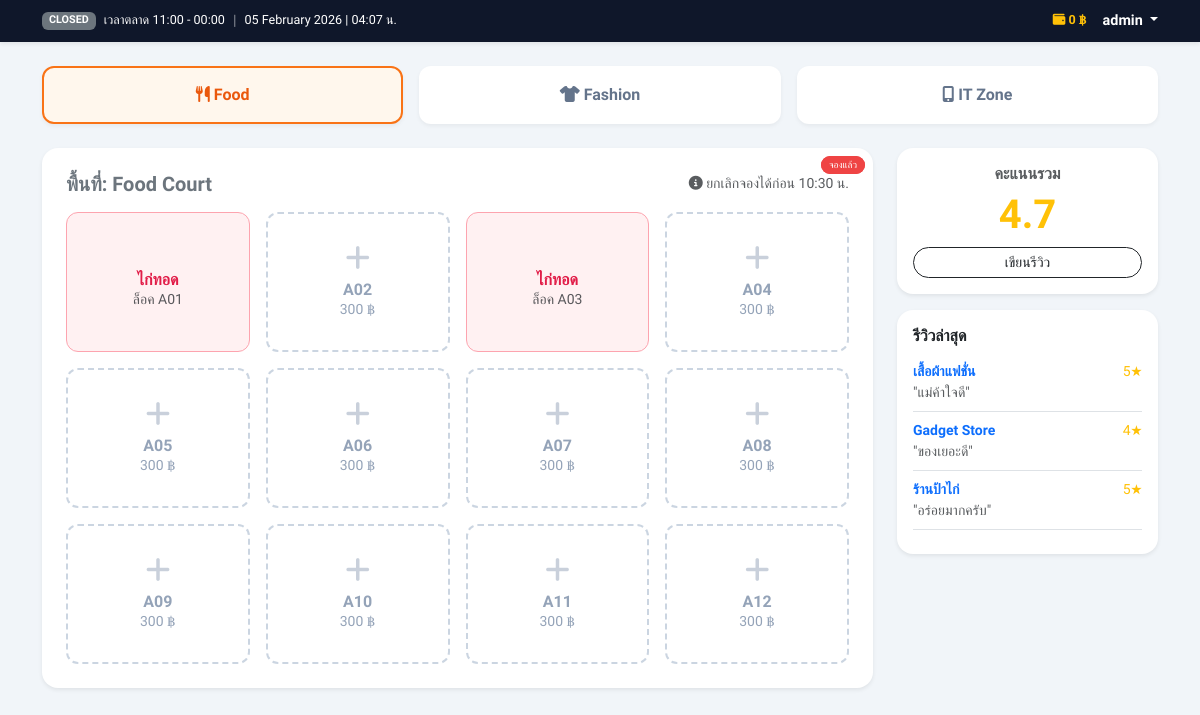
The page / (signed in) on the database its author committed.
### tables this page shows
CREATE TABLE users (
        id INTEGER PRIMARY KEY AUTOINCREMENT,
        username TEXT UNIQUE NOT NULL,
        password TEXT NOT NULL,
        role TEXT DEFAULT 'user',
        credit INTEGER DEFAULT 0 
    );

CREATE TABLE stalls (
        id INTEGER PRIMARY KEY AUTOINCREMENT,
        name TEXT NOT NULL,
        zone TEXT NOT NULL,
        price INTEGER NOT NULL,
        status TEXT DEFAULT 'available', 
        shop_name TEXT DEFAULT '',
        phone TEXT DEFAULT '',
        product_category TEXT DEFAULT '',
        booking_date TEXT DEFAULT '',
        booked_by INTEGER,
        payment_ref TEXT DEFAULT '',
        payment_status TEXT DEFAULT 'pending' 
    );

CREATE TABLE reviews (
        id INTEGER PRIMARY KEY AUTOINCREMENT,
        shop_name TEXT NOT NULL,
        rating INTEGER NOT NULL,
        comment TEXT,
        reviewer_name TEXT,
        created_at TIMESTAMP DEFAULT CURRENT_TIMESTAMP
    );

### app.py (the view)
@app.route('/')
def index():
    check_and_reset_daily()
    info = get_market_info()
    search = request.args.get('q', '')
    active_zone = request.args.get('zone', 'Food Court')
    conn = get_db()
    current_user = None
    if 'user_id' in session:
        current_user = conn.execute("SELECT * FROM users WHERE id=?", (session['user_id'],)).fetchone()
        session['credit'] = current_user['credit']
    if search:
        stalls = conn.execute("SELECT * FROM stalls WHERE shop_name LIKE ?", ('%' + search + '%',)).fetchall()
        if stalls: active_zone = stalls[0]['zone']
    else:
        stalls = conn.execute("SELECT * FROM stalls").fetchall()
    zones = {}
    for stall in stalls:
        z = stall['zone']
        if z not in zones: zones[z] = []
        zones[z].append(stall)
    reviews = conn.execute("SELECT * FROM reviews ORDER BY id DESC").fetchall()
    avg_rating = conn.execute("SELECT AVG(rating) FROM reviews").fetchone()[0] or 0.0
    conn.close()
    return render_template('index.html', zones=zones, reviews=reviews, avg_rating=round(avg_rating, 1),
                           search=search, active_zone=active_zone, info=info, user_info=current_user)

### app.py (called while the page is built)
def get_db():
    conn = sqlite3.connect('market.db')
    conn.row_factory = sqlite3.Row
    return conn

def get_market_info():
    now = datetime.now()
    current_time = now.time()
    market_open = time(11, 0)
    market_close = time(0, 0) # เที่ยงคืนคือขอบเขตวัน
    is_open = current_time >= market_open
    cancel_deadline = time(10, 30)
    return {
        'status': 'OPEN' if is_open else 'CLOSED',
        'datetime': now.strftime('%d %B %Y | %H:%M น.'),
        'cancel_deadline_str': '10:30 น.',
        'can_cancel': current_time < cancel_deadline # จะเป็น True ถ้ายังไม่ถึง 10:30
    }

def check_and_reset_daily():
    conn = get_db()
    today_str = datetime.now().strftime('%Y-%m-%d')
    conn.execute("""
        UPDATE stalls
        SET status='available', shop_name='', phone='', product_category='', booked_by=NULL, booking_date='', payment_ref='', payment_status='pending'
        WHERE status='booked' AND booking_date != ?
    """, (today_str,))
    conn.commit()
    conn.close()

### templates/index.html (shortened to what this page needs)
<!DOCTYPE html>
<html lang="th">
<head>
    <link href="https://cdn.jsdelivr.net/npm/bootstrap@5.3.0/dist/css/bootstrap.min.css" rel="stylesheet">
    <link href="https://cdnjs.cloudflare.com/ajax/libs/font-awesome/6.4.0/css/all.min.css" rel="stylesheet">
</head>
<body>
    <div class="time-bar sticky-top shadow-sm">
        <div class="container d-flex justify-content-between align-items-center">
            <div class="d-flex align-items-center gap-2">
                {% if info.status == 'OPEN' %}
                    <span class="badge bg-success">OPEN</span>
                {% else %}
                    <span class="badge bg-secondary">CLOSED</span>
                {% endif %}
                <small class="d-none d-md-inline">เวลาตลาด 11:00 - 00:00</small>
                <span class="opacity-50">|</span>
                <small>{{ info.datetime }}</small>
            </div>
            <div class="d-flex align-items-center gap-3">
                {% if session.get('user_id') %}
                    <span class="text-warning small fw-bold"><i class="fas fa-wallet"></i> {{ user_info.credit }} ฿</span>
                    <div class="dropdown">
                        <a href="#" class="text-white text-decoration-none dropdown-toggle fw-bold" data-bs-toggle="dropdown">
                            {{ session['username'] }}
                        </a>
                    </div>
                {% else %}
                    <a href="/login" class="text-white text-decoration-none fw-bold small">เข้าสู่ระบบ</a>
                {% endif %}
            </div>
        </div>
    </div>
    <div class="container py-4">
        <div class="row g-3 mb-4">
            <div class="col-4"><a href="/?zone=Food Court" class="zone-btn {{ 'active-food' if active_zone == 'Food Court' }}"><i class="fas fa-utensils"></i> Food</a></div>
            <div class="col-4"><a href="/?zone=Fashion Street" class="zone-btn {{ 'active-fashion' if active_zone == 'Fashion Street' }}"><i class="fas fa-tshirt"></i> Fashion</a></div>
            <div class="col-4"><a href="/?zone=IT Zone" class="zone-btn {{ 'active-it' if active_zone == 'IT Zone' }}"><i class="fas fa-mobile-alt"></i> IT Zone</a></div>
        </div>
        <div class="row g-4">
            <div class="col-lg-9">
                <div class="card border-0 shadow-sm p-4 rounded-4">
                    <div class="d-flex justify-content-between align-items-center mb-3">
                        <h5 class="fw-bold text-secondary m-0">พื้นที่: {{ active_zone }}</h5>
                        <small class="text-muted"><i class="fas fa-info-circle"></i> ยกเลิกจองได้ก่อน {{ info.cancel_deadline_str }}</small>
                    </div>
                    {% for zone_name, items in zones.items() %}
                    <div class="{{ 'd-block' if zone_name == active_zone else 'd-none' }}">
                        <div class="row g-3">
                            {% for stall in items %}
                            <div class="col-6 col-md-4 col-lg-3">
                                <div class="stall-card {{ 'booked' if stall.status == 'booked' else 'free' }}"
                                     onclick="openBooking('{{ stall.id }}', '{{ stall.name }}', '{{ stall.price }}', '{{ stall.status }}', '{{ stall.shop_name }}', '{{ zone_name }}', '{{ stall.booked_by }}')">
                                    {% if stall.status == 'booked' %}
                                        <span class="booked-badge">จองแล้ว</span>
                                        <h6 class="fw-bold m-0 mt-3 text-truncate w-75 text-center">{{ stall.shop_name }}</h6>
                                        <small class="text-muted">ล็อค {{ stall.name }}</small>
                                    {% else %}
                                        <i class="fas fa-plus fs-3 mb-2 opacity-50"></i>
                                        <h6 class="fw-bold m-0">{{ stall.name }}</h6>
                                        <small>{{ stall.price }} ฿</small>
                                    {% endif %}
                                </div>
                            </div>
                            {% endfor %}
                        </div>
                    </div>
                    {% endfor %}
                </div>
            </div>
            <div class="col-lg-3">
                <div class="card border-0 shadow-sm p-3 text-center mb-3 rounded-4">
                    <h6 class="text-uppercase text-muted fw-bold">คะแนนรวม</h6>
                    <h1 class="text-warning fw-bold">{{ avg_rating }}</h1>
                    <button class="btn btn-outline-dark w-100 rounded-pill btn-sm" data-bs-toggle="modal" data-bs-target="#reviewModal">เขียนรีวิว</button>
                </div>
                <div class="card border-0 shadow-sm p-3 rounded-4 bg-white" style="max-height: 400px; overflow-y: auto;">
                    <h6 class="fw-bold mb-3">รีวิวล่าสุด</h6>
                    {% for review in reviews %}
                    <div class="border-bottom pb-2 mb-2">
                        <div class="d-flex justify-content-between">
                            <strong class="text-primary small">{{ review.shop_name }}</strong>
                            <span class="text-warning small">{{ review.rating }}★</span>
                        </div>
                        <p class="small text-muted mb-0">"{{ review.comment }}"</p>
                    </div>
                    {% endfor %}
                </div>
            </div>
        </div>
    </div>
</body>
</html>

### templates/index.html (style rules this page uses)
:root { --primary: #2563eb; --bg-light: #f1f5f9; }
body { background-color: var(--bg-light); font-family: 'Sarabun', sans-serif; }
.time-bar { background: #0f172a; color: white; padding: 10px 0; font-size: 0.9rem; }
.zone-btn { display: block; width: 100%; padding: 15px; border-radius: 12px; background: white; border: 2px solid transparent; text-align: center; text-decoration: none; color: #64748b; font-weight: bold; box-shadow: 0 2px 4px rgba(0,0,0,0.05); transition: 0.2s; }
.zone-btn.active-food { background: #fff7ed; border-color: #f97316; color: #ea580c; }
.stall-card { height: 140px; border-radius: 12px; cursor: pointer; transition: 0.2s; display: flex; flex-direction: column; justify-content: center; align-items: center; background: white; border: 2px dashed #cbd5e1; color: #94a3b8; }
.stall-card.booked { background: #fff1f2; border: 1px solid #fda4af; color: #e11d48; }
.booked-badge { position: absolute; top: 8px; right: 8px; background: #ef4444; color: white; font-size: 0.6rem; padding: 2px 8px; border-radius: 10px; }

### rows shown on the page
users: credit "0"
stalls: shop_name "ไก่ทอด", name "A01"
stalls: name "A02", price "300"
stalls: shop_name "ไก่ทอด", name "A03"
stalls: name "A04", price "300"
stalls: name "A05", price "300"
stalls: name "A06", price "300"
stalls: name "A07", price "300"
stalls: name "A08", price "300"
stalls: name "A09", price "300"
stalls: name "A10", price "300"
stalls: name "A11", price "300"
stalls: name "A12", price "300"
reviews: shop_name "เสื้อผ้าแฟชั่น", rating "5", comment "แม่ค้าใจดี"
reviews: shop_name "Gadget Store", rating "4", comment "ของเยอะดี"
reviews: shop_name "ร้านป้าไก่", rating "5", comment "อร่อยมากครับ"

### other values the page prints
{{ info.datetime }} "05 February 2026 | 04:07 น."
{{ session['username'] }} "admin"
{{ active_zone }} "Food Court"
{{ info.cancel_deadline_str }} "10:30 น."
{{ avg_rating }} "4.7"
